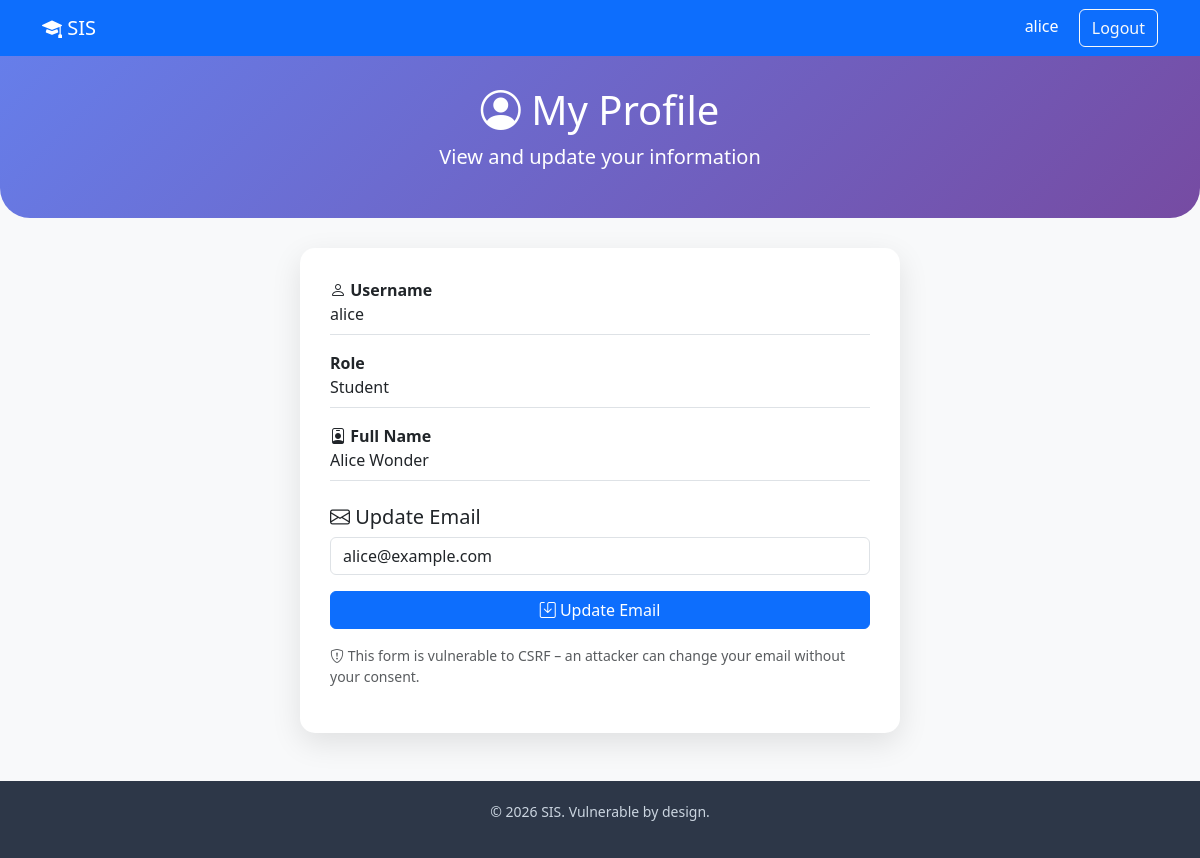
The app's page /profile.php (signed in) with its own data.
### tables this page shows
CREATE TABLE users (
    id INT AUTO_INCREMENT PRIMARY KEY,
    username VARCHAR(50) UNIQUE NOT NULL,
    password VARCHAR(50) NOT NULL,    
    email VARCHAR(100),
    role ENUM('student','teacher') DEFAULT 'student',
    full_name VARCHAR(100),
    address TEXT,
     
    course VARCHAR(100),
    result DECIMAL(5,2),
    attendance INT,                 
    academic_records TEXT,          
     
    department VARCHAR(100),
    course_teaches VARCHAR(100)
);

### profile.php (the view, shortened to what this page needs)
<?php
include 'db.php';
$user_id = $_SESSION['user_id'];
$user = null;
$query = "SELECT * FROM users WHERE id = $user_id";
$result = mysqli_query($conn, $query);
if ($result) $user = mysqli_fetch_assoc($result);
?>
<!DOCTYPE html>
<html lang="en">
<head>
    <link href="https://cdn.jsdelivr.net/npm/bootstrap@5.3.0/dist/css/bootstrap.min.css" rel="stylesheet">
    <link rel="stylesheet" href="https://cdn.jsdelivr.net/npm/bootstrap-icons@1.10.0/font/bootstrap-icons.css">
</head>
<body>
    <nav class="navbar navbar-expand-lg navbar-dark bg-primary">
        <div class="container">
            <a class="navbar-brand" href="index.php"><i class="bi bi-mortarboard-fill"></i> SIS</a>
            <div class="ms-auto">
                <span class="navbar-text text-white me-3"><?php echo htmlspecialchars($_SESSION['username']); ?></span>
                <a href="logout.php" class="btn btn-outline-light">Logout</a>
            </div>
        </div>
    </nav>
    <div class="profile-header text-center">
        <div class="container">
            <h1><i class="bi bi-person-circle"></i> My Profile</h1>
            <p class="lead">View and update your information</p>
        </div>
    </div>
    <div class="container">
        <div class="profile-card">
            <div class="mb-3">
                <label class="fw-bold"><i class="bi bi-person"></i> Username</label>
                <p class="border-bottom pb-2"><?php echo htmlspecialchars($user['username']); ?></p>
            </div>
            <div class="mb-3">
                <label class="fw-bold"><i class="bi bi-badge"></i> Role</label>
                <p class="border-bottom pb-2"><?php echo ucfirst($user['role']); ?></p>
            </div>
            <div class="mb-3">
                <label class="fw-bold"><i class="bi bi-person-badge"></i> Full Name</label>
                <p class="border-bottom pb-2"><?php echo htmlspecialchars($user['full_name']); ?></p>
            </div>
            <h5 class="mt-4"><i class="bi bi-envelope"></i> Update Email</h5>
            <form method="POST" action="profile.php">
                <div class="mb-3">
                    <input type="email" name="email" class="form-control" value="<?php echo htmlspecialchars($user['email']); ?>" required>
                </div>
                <button type="submit" class="btn btn-primary w-100"><i class="bi bi-save"></i> Update Email</button>
            </form>
            <p class="mt-3 text-muted small"><i class="bi bi-shield-exclamation"></i> This form is vulnerable to CSRF – an attacker can change your email without your consent.</p>
        </div>
    </div>
    <div class="footer mt-5" style="background: #2d3748; color: #cbd5e0; padding: 20px 0; text-align: center;">
        <div class="container">
            <p class="small">&copy; 2026 SIS. Vulnerable by design.</p>
        </div>
    </div>
</body>
</html>

### profile.php (style rules this page uses)
body { background: #f8f9fa; }
.profile-header { background: linear-gradient(135deg, #667eea 0%, #764ba2 100%); color: white; padding: 30px 0; border-radius: 0 0 30px 30px; margin-bottom: 30px; }
.profile-card { background: white; border-radius: 15px; box-shadow: 0 10px 30px rgba(0,0,0,0.1); padding: 30px; max-width: 600px; margin: auto; }

### records on screen
users: username "alice", role "Student", full_name "Alice Wonder", email "alice@example.com"

### other values on screen
$_SESSION['username'] "alice"
